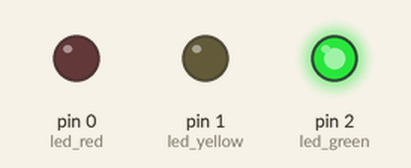
This sketch was run on a simulated Arduino Uno, built with avr-gcc and run on an emulated ATmega328P. On the bench: output pins drawn as LEDs (lit = HIGH).

Above: at 1.0 s.
At 2.5 s:
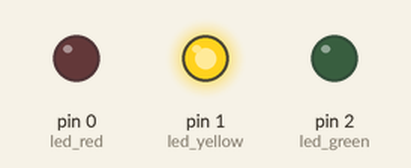
At 4.5 s:
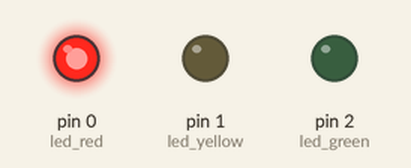
Timing chart, 0 to 7.8 s (numbered marks = the images above):
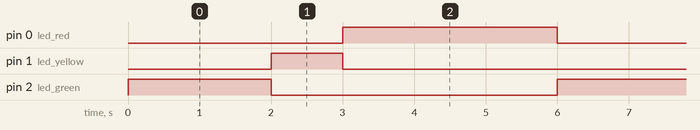

Measured:
- by itself, pin 0 (led_red): alternates HIGH for 3.0 s and LOW for 3.0 s
- by itself, pin 1 (led_yellow): alternates HIGH for 1.0 s and LOW for 5.0 s
- by itself, pin 2 (led_green): alternates HIGH for 2.0 s and LOW for 4.0 s

The sketch:

traffic_light.ino
```cpp
int led_red = 0;
int led_yellow = 1;
int led_green = 2;

void setup() {
  pinMode(led_red, OUTPUT);
  pinMode(led_yellow, OUTPUT);
  pinMode(led_green, OUTPUT);
}

void loop() {
  digitalWrite(led_red, LOW);
  digitalWrite(led_yellow, LOW);
  digitalWrite(led_green, HIGH);
  delay(2000);

  digitalWrite(led_red, LOW);
  digitalWrite(led_yellow, HIGH);
  digitalWrite(led_green, LOW);
  delay(1000);

  digitalWrite(led_red, HIGH);
  digitalWrite(led_yellow, LOW);
  digitalWrite(led_green, LOW);
  delay(3000);
}
```
